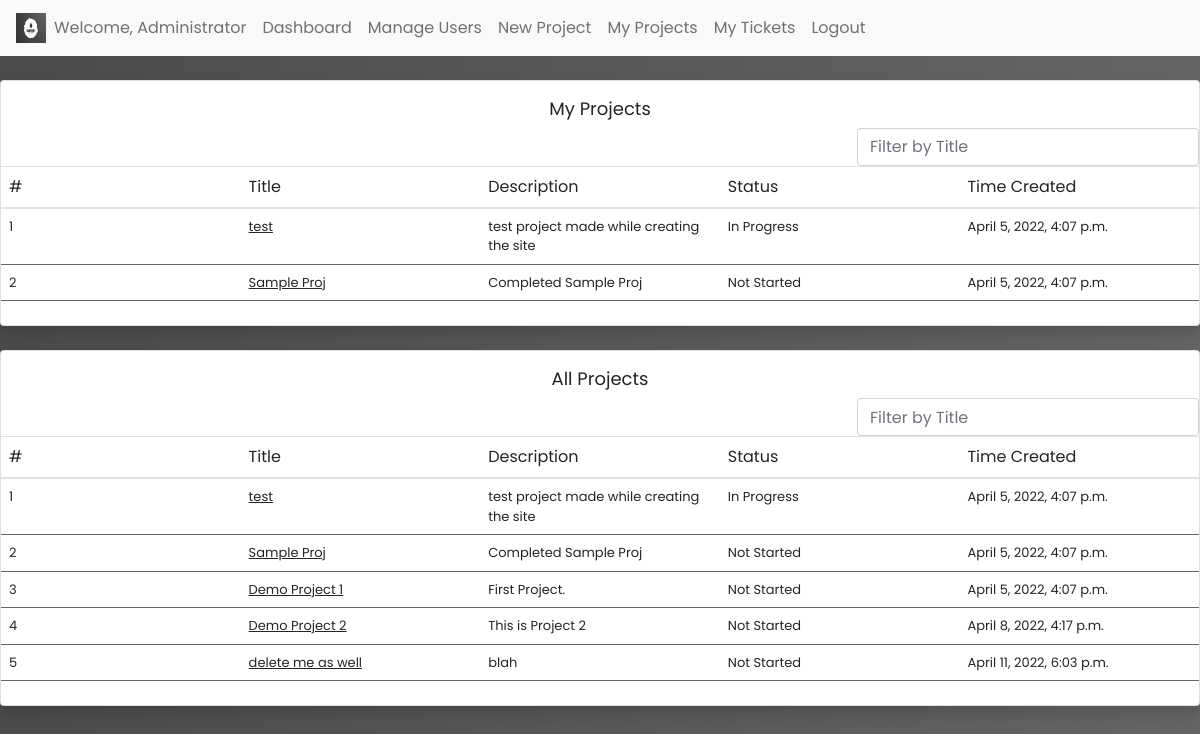
The page /my-projects (signed in) on the database its author committed.
### trackersite/models.py (models this page shows)
class User(AbstractUser):
    email = models.EmailField(blank=True, max_length=254, verbose_name='email address', unique=True)
    class Role(models.TextChoices):
        DEV = "Developer", "Developer"
        MANG = "Manager", "Manager"
        ADMN = "Admin", "Admin"
    role = models.CharField(max_length=9, choices=Role.choices, default=Role.DEV)
    image = models.ImageField(upload_to='covers', default='covers/pfp1.jpg')
    demo_user = models.BooleanField(default=False)

class Project(models.Model):
    title = models.CharField(max_length=30)
    desc = models.TextField(max_length=600)
    class Status(models.TextChoices):
        NOT = "Not Started",
        PRGRS = "In Progress",
        CMPLTE = "Complete",
    status = models.CharField(max_length=11, choices=Status.choices, default=Status.NOT)
    manager = models.ForeignKey(User, on_delete=models.SET_NULL, related_name="project_manager", null=True)
    creator = models.ForeignKey(User, on_delete=models.SET_NULL, null=True)
    time_created = models.DateTimeField(auto_now_add=True)

### trackersite/views.py (the view)
# urls.py: path("my-projects", views.projects, name="my_projects"),
@login_required
def projects(request):
    if request.user.role != "Developer":
        projects = models.Project.objects.filter(id__in=
        models.Team.objects.filter(member_id = request.user.id).values_list('project_id')).order_by('time_created')
        allProjects = models.Project.objects.filter().order_by('time_created')
        return render(request, 'trackersite/my_projects.html', {
            "projects":projects, "allProjects":allProjects
        })
    else:
        projects = models.Project.objects.filter(id__in=
        models.Team.objects.filter(member_id = request.user.id).values_list('project_id')).order_by('time_created')
        return render(request, 'trackersite/my_projects.html', {
            "projects":projects
        })

### trackersite/templates/trackersite/my_projects.html
{% extends 'trackersite/layout.html' %}
{% block body %}
<br><div class="card shadow border-start-primary py-2">
    <div style="justify-content:center; display: flex; padding: 0.5%; font-size: large;">My Projects</div>
    <div class="form-inline" style="justify-content: right;">
        <input class="form-control" type="search" placeholder="Filter by Title" aria-label="Search" id="searchBar1" onkeyup="search_names('searchBar1', 'titles1')">
    </div>
    <div>
        <table class="table projects">
            <thead>
                <tr>
                <th scope="col">#</th>
                <th scope="col">Title</th>
                <th scope="col">Description</th>
                <th scope="col">Status</th>
                <th scope="col">Time Created</th>
                </tr>
            </thead>
            <tbody>
                {% for project in projects %}
                <tr>
                    <td scope="row">{{ forloop.counter }}</td>
                    <td><a class="titles1 hlink" href="{% url 'manage_project' project.title %}" class="hlink">{{project.title}}</a></td>
                    <td>{{project.desc}}</td>
                    <td>{{project.status}}</td>
                    <td>{{project.time_created}}</td>
                </tr>
                {% endfor %}
    </tbody>
        </table>
    </div>
</div>
{% if user.role != 'Developer' %}
<br><div class="card shadow border-start-primary py-2">
    <div style="justify-content:center; display: flex; padding: 0.5%; font-size: large;">All Projects</div>
    <div class="form-inline" style="justify-content: right;">
        <input class="form-control" type="search" placeholder="Filter by Title" aria-label="Search" id="searchBar2" onkeyup="search_names('searchBar2', 'titles2')">
    </div>
    <div>
        <table class="table projects">
            <thead>
                <tr>
                <th scope="col">#</th>
                <th scope="col">Title</th>
                <th scope="col">Description</th>
                <th scope="col">Status</th>
                <th scope="col">Time Created</th>
                </tr>
            </thead>
            <tbody>
                {% for project in allProjects %}
                <tr>
                    <td>{{ forloop.counter }}</td>
                    <td><a class="titles2 hlink" href="{% url 'manage_project' project.title %}">{{project.title}}</a></td>
                    <td>{{project.desc}}</td>
                    <td>{{project.status}}</td>
                    <td>{{project.time_created}}</td>
                </tr>
                {% endfor %}
    </tbody>
        </table>
    </div>
</div>
{% endif %}
{% endblock %}

### trackersite/templates/trackersite/layout.html (shortened to what this page needs)
{% load static %}
<!DOCTYPE html>
<html lang="en">
    <head>
        <link rel="stylesheet" href="https://cdn.jsdelivr.net/npm/bootstrap@4.3.1/dist/css/bootstrap.min.css">
        <link href="https://cdn.jsdelivr.net/npm/bootstrap@5.1.3/dist/css/bootstrap.min.css" rel="stylesheet">
        <link rel="stylesheet" href="{% static 'trackersite/style.css' %}">
    </head>
    <body class="gbody {% block body_class %}{% endblock %}">
        <nav class="navbar navbar-expand-lg navbar-light bg-light customNav">
          <div><img src="{{user.image.url}}" alt="Pfp" style="height: 30px; width: 30px;"></div>
          <div class="collapse navbar-collapse" id="sitetoggle">
            <ul class="navbar-nav mr-auto mt-2 mt-lg-0">
              <li class="nav-item">
                <a class="nav-link" href="{% url 'load_user' user.username %}">Welcome, {{user.username}}</a>
              </li>
              <li class="nav-item">
                <a class="nav-link" href="{% url 'index' %}">Dashboard</a>
              </li>
              {% if user.role != 'Developer' %}
                {% if user.role == 'Admin' %}
                <li class="nav-item">
                  <a class="nav-link" href="{% url 'manage_users' %}">Manage Users</a>
                </li>
                {% endif %}
              <li class="nav-item">
                <a class="nav-link" href="{% url 'create_project' %}">New Project</a>
              </li>
              {% endif %}
              <li class="nav-item">
                <a class="nav-link" href="{% url 'my_projects' %}">My Projects</a>
              </li>
              <li class="nav-item">
                <a class="nav-link" href="{% url 'my_tickets' %}">My Tickets</a>
              </li>
              <li class="nav-item">
                <a class="nav-link" href="{% url 'logout' %}">Logout</a>
              </li>
            </ul>
          </div>
        </nav>
        {% block body %}
        {% endblock %}
    </body>
</html>

### trackersite/static/trackersite/style.css (style rules this page uses)
* { margin: 0; padding: 0; box-sizing: border-box; font-family: 'Poppins', sans-serif }
body { background-color: #ffffff; }
.gbody { background: rgb(75,75,75); background: -moz-linear-gradient(left, rgba(75,75,75,1) 0%, rgb(101, 101, 101) 100%); background: -webkit-linear-gradient(left, rgba(75,75,75,1) 0%,rgba(101,101,101,1) 100%); background: linear-gradient(to right, rgba(75,75,75,1) 0%,rgba(101,101,101,1) 100%); }
th { font-weight: normal; }
.customNav { background-color: #e6e6e6; }
table.projects { border-collapse: collapse; border-spacing: 0px; table-layout: fixed; }
table.projects tr th { font-size: medium; }
table.projects tr td { border-bottom: 1px solid #656565; }
table { border-spacing: 0px; }
table tbody tr { border-bottom: 1pt solid black; }
table tbody { font-size: small; }
.hlink { color: #212529; font-weight: normal; }

### rows shown on the page
User: image (picture), username "Administrator"
Project: title "test", desc "test project made while creating the site", status "In Progress", time_created "April 5, 2022, 4:07 p.m."
Project: title "Sample Proj", desc "Completed Sample Proj", status "Not Started", time_created "April 5, 2022, 4:07 p.m."
Project: title "Demo Project 1", desc "First Project.", status "Not Started", time_created "April 5, 2022, 4:07 p.m."
Project: title "Demo Project 2", desc "This is Project 2", status "Not Started", time_created "April 8, 2022, 4:17 p.m."
Project: title "delete me as well", desc "blah", status "Not Started", time_created "April 11, 2022, 6:03 p.m."
